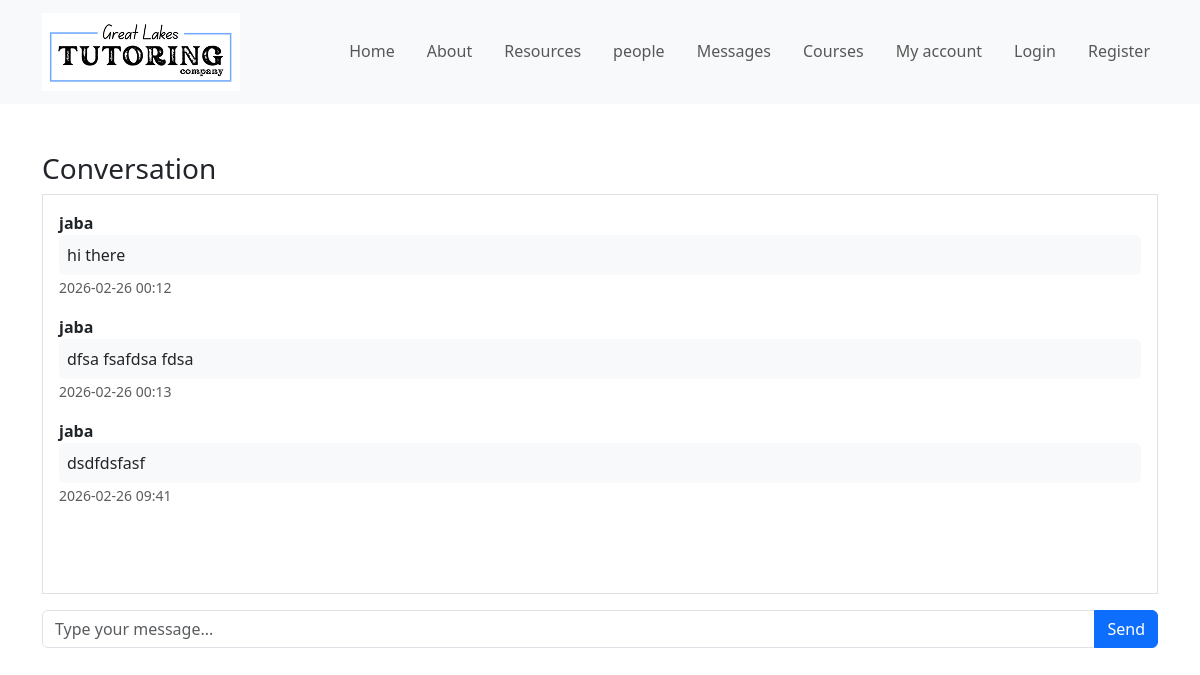
Screenshot of /conversation/1 (signed in) with the database file from the repository.
### app.py (models this page shows, shortened)
class Message(db.Model):
    id = db.Column(db.Integer, primary_key=True)
    conversation_id = db.Column(db.Integer, db.ForeignKey('conversation.id'), nullable=False)
    sender_id = db.Column(db.Integer, db.ForeignKey('user.id'), nullable=False)
    content = db.Column(db.Text, nullable=False)
    timestamp = db.Column(db.DateTime, default=datetime.utcnow)
    sender = db.relationship('User', backref='sent_messages')

class User(db.Model, UserMixin):
    id = db.Column(db.Integer, primary_key=True)
    username = db.Column(db.String(100), unique=True, nullable=False)
    email = db.Column(db.String(120), unique=True, nullable=False)
    password_hash = db.Column(db.String(200), nullable=False)
    points = db.Column(db.Integer, default=0)
    role = db.Column(db.String(20), default="student")
    results = db.relationship('Result', backref='user', lazy=True)

### app.py (the view, shortened to what this page needs)
@app.route("/conversation/<int:conversation_id>", methods=["GET", "POST"])
@login_required
def conversation(conversation_id):
    conversation = Conversation.query.get_or_404(conversation_id)
    return render_template("conversation.html", conversation=conversation)

### app.py (called while the page is built)
@login_manager.user_loader
def load_user(user_id):
    return User.query.get(int(user_id))

### templates/conversation.html
{% extends "base.html" %}
{% block content %}
<div class="container mt-5">
    <h3>Conversation</h3>
    <div class="border p-3 mb-3" style="height: 400px; overflow-y: scroll;">
        {% for message in conversation.messages %}
        <div class="mb-3">
            <strong>
                {% if message.sender_id == current_user.id %}
                You
                {% else %}
                {{ message.sender.username }}
                {% endif %}
            </strong>
            <div class="p-2 rounded bg-light">
                {{ message.content }}
            </div>
            <small class="text-muted">
                {{ message.timestamp.strftime("%Y-%m-%d %H:%M") }}
            </small>
        </div>
        {% endfor %}
    </div>
    <form method="POST">
        <div class="input-group">
            <input type="text" name="content" class="form-control" placeholder="Type your message..." required>
            <button class="btn btn-primary">Send</button>
        </div>
    </form>
</div>
{% endblock %}

### rows the page displays
Message: sender.username "jaba", content "hi there", timestamp "2026-02-26 00:12"
Message: sender.username "jaba", content "dfsa fsafdsa fdsa", timestamp "2026-02-26 00:13"
Message: sender.username "jaba", content "dsdfdsfasf", timestamp "2026-02-26 09:41"
